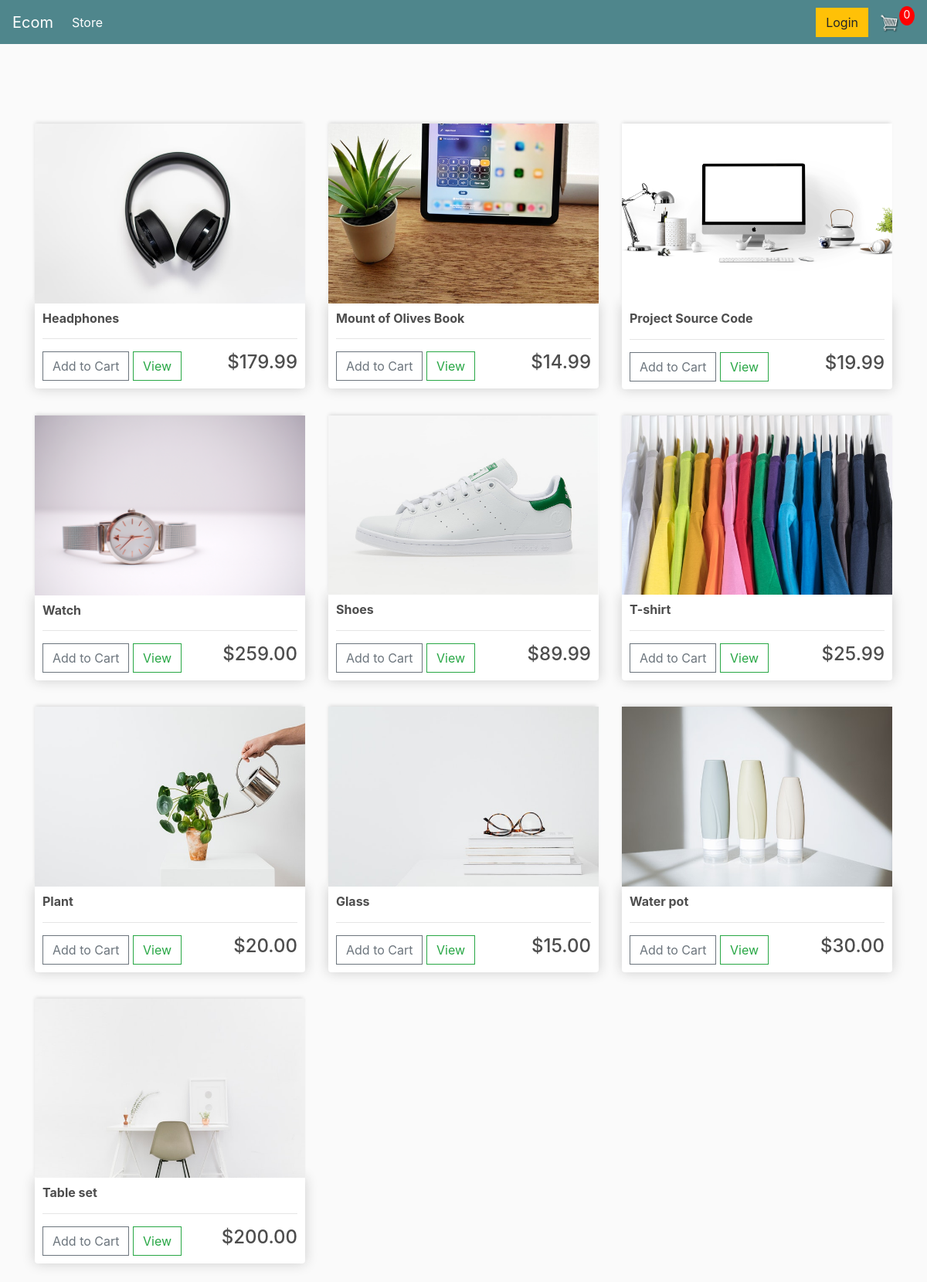
The page / on the database its author committed.
### store/models.py (models this page shows, shortened)
class Product(models.Model):
    name = models.CharField(max_length=300, null=True)
    price = models.FloatField()
    digital = models.BooleanField(default=False, null=True, blank=False)
    image = models.ImageField(null=True, blank=True)
    @property
    def imageUrl(self):
        try:
            url = self.image.url
        except:
            url = ''
        return url

### store/views.py (the view)
# urls.py: path('', include('store.urls')),
def store(request):
    if request.user.is_authenticated:
        customer = request.user.customer
        order, create = Order.objects.get_or_create(customer=customer, complete=False)
        items = order.orderitem_set.all()
        cartItems = order.get_cart_items
    else:
        items = []
        order = {'get_cart_total': 0, 'get_cart_items': 0}
        cartItems = order['get_cart_items']
    products = Product.objects.all()
    context = {'products': products, 'cartItems': cartItems}
    return render(request, 'store/store.html', context)

### store/templates/store/store.html
{% extends 'store/main.html' %}
{% load static %}
{% block content %}
    <div class="row">
        {% for product in products %}
            <div class="col-lg-4 mb-4">
                <img class="thumbnail" src="{{ product.imageUrl }}" alt="">
                <div class="box-element product">
                    <h6><strong>{{ product.name }}</strong></h6>
                    <hr>
                    <button data-product={{ product.id }} data-action="add" class="btn btn-outline-secondary add-btn update-cart">Add to Cart</button>
                    <a class="btn btn-outline-success" href="#">View</a>
                    <h4 style="display: inline-block; float: right">${{ product.price|floatformat:2 }}</h4>
                </div>
            </div>
        {% endfor %}
    </div>
{% endblock content %}

### static/css/main.css (style rules this page uses)
body { background-color: hsl(0, 0%, 98%); }
h1,h2,h3,h4,h5,h6 { color:hsl(0, 0%, 30%); }
.box-element { box-shadow:hsl(0, 0%, 80%) 0 0 16px; background-color: #fff; border-radius: 4px; padding: 10px; }
.thumbnail { width: 100%; height: auto; -webkit-box-shadow: -1px -3px 5px -2px rgba(214,214,214,1); -moz-box-shadow: -1px -3px 5px -2px rgba(214,214,214,1); box-shadow: -1px -3px 5px -2px rgba(214,214,214,1); }
.product { border-radius: 0 0 4px 4px; }
.col-lg-4, .col-lg-6, .col-lg-8, .col-lg-12 { margin-top: 10px; }
.btn { border-radius: 0; }

### rows shown on the page
Product: imageUrl (picture), name "Headphones", price "179.99"
Product: imageUrl (picture), name "Mount of Olives Book", price "14.99"
Product: imageUrl (picture), name "Project Source Code", price "19.99"
Product: imageUrl (picture), name "Watch", price "259.00"
Product: imageUrl (picture), name "Shoes", price "89.99"
Product: imageUrl (picture), name "T-shirt", price "25.99"
Product: imageUrl (picture), name "Plant", price "20.00"
Product: imageUrl (picture), name "Glass", price "15.00"
Product: imageUrl (picture), name "Water pot", price "30.00"
Product: imageUrl (picture), name "Table set", price "200.00"

### other values the page prints
{{ cartItems }} "0"
